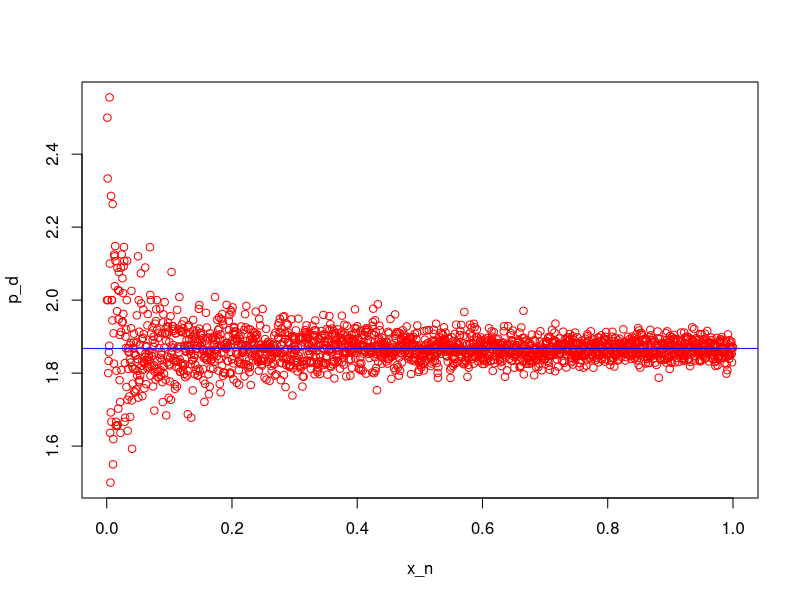
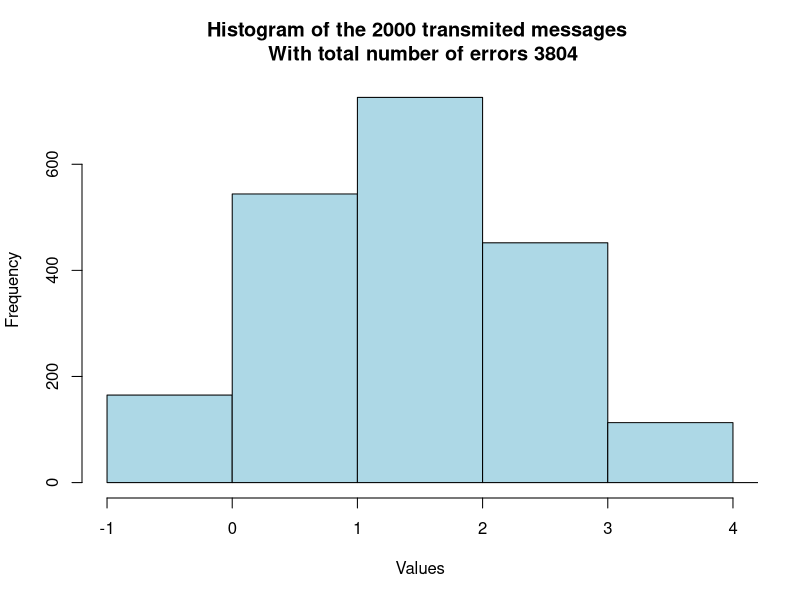
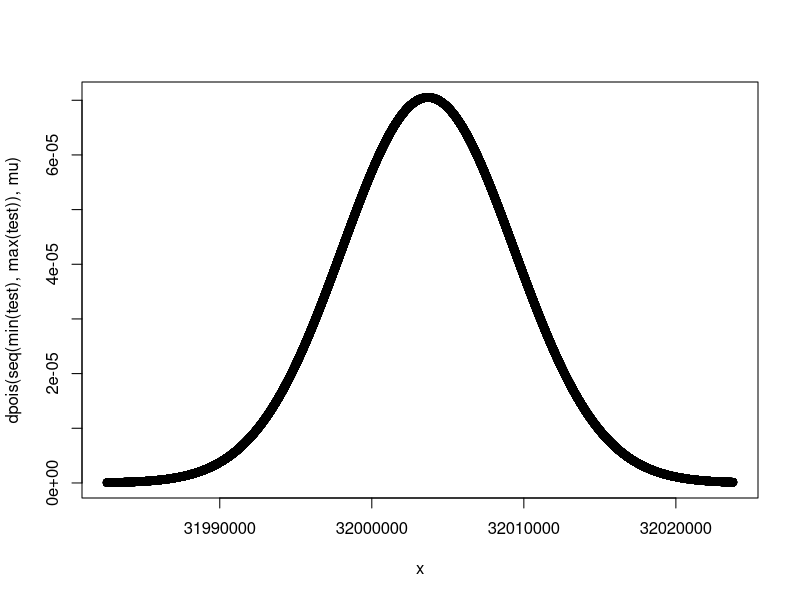
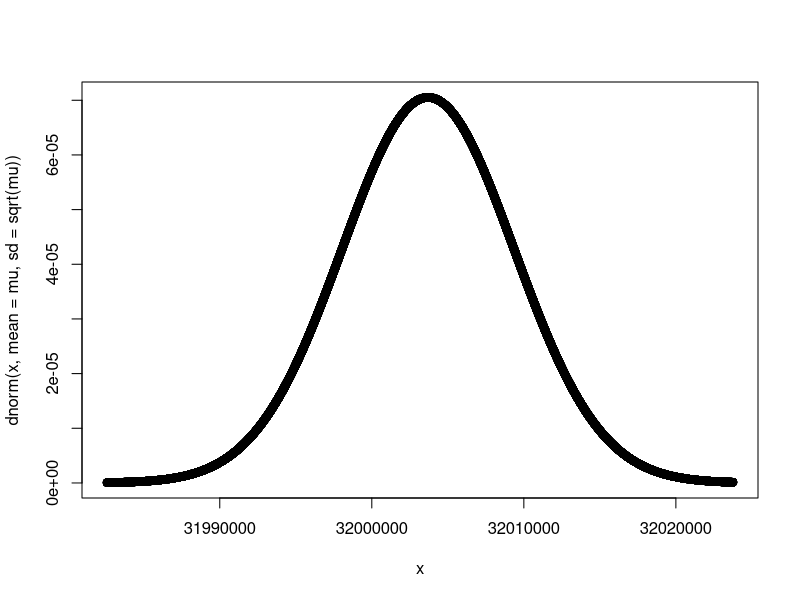
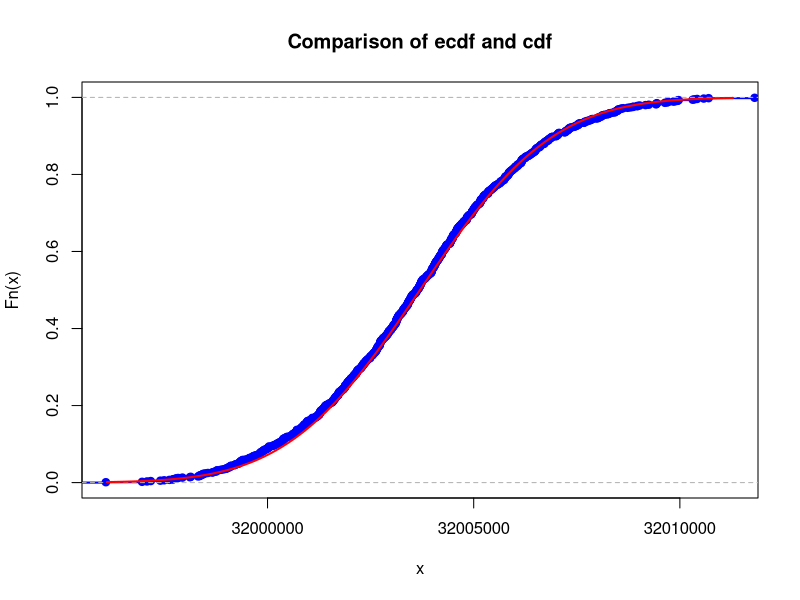
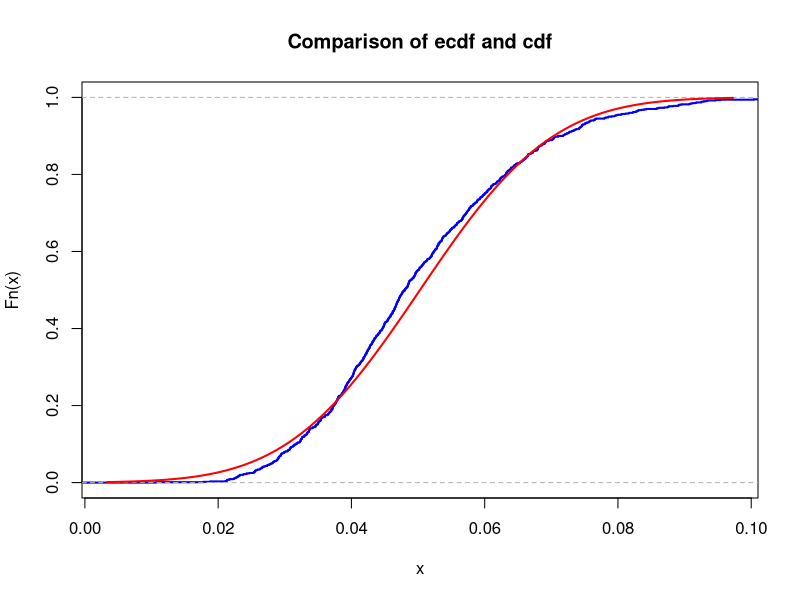

These figures' R source, in order: (Note: a time limit stopped this script after it produced the figures.)
## ---- chunk 1
# your team id number 
                          ###
id <- 10                  ### Change to the correct id!
                          ###
set.seed(id)
p <- id/100
l <- 2000 ## max num of messages tested
# matrices G and H
G <- matrix(c(1, 1, 1, 0, 0, 0, 0,
		1, 0, 0, 1, 1, 0, 0,
		0, 1, 0, 1, 0, 1, 0,
		1, 1, 0, 1, 0, 0, 1), nrow = 4, byrow = TRUE)
H <- t(matrix(c(1, 0, 1, 0, 1, 0, 1,
		0, 1, 1, 0, 0, 1, 1,
		0, 0, 0, 1, 1, 1, 1), nrow = 3, byrow = TRUE))
# cat("The matrix G is: \n") 
#G  
#cat("The matrix H is: \n") 
#H
cat("The product GH must be zero: \n")
(G%*%H) %%2
## ---- chunk 2
# generate N messages

message_generator <- function(N) {
  matrix(sample(c(0,1), 4*N, replace = TRUE), nrow = N)
}  
## ---- chunk 3
# Functon to simulate encoding-transmission-decoding process
# return the vector with number of errors in each message
myfunc <- function(nim){
    messages <- message_generator(nim)
    codewords <- (messages %*% G) %% 2

    for (i in 1:length(codewords[,1])){
        for (bit in 1:length(codewords[i,])){
            v <- sample(c(1, 0), 1, prob = c(p, 1-p), replace = T)
            if (v == 1){
                if (codewords[i,bit] == 1){
                    codewords[i,bit] <- 0
                } else {
                    codewords[i,bit] <- 1
                }
            }
        }
    }
    encoded <- messages
    for (i in 1:length(codewords[,1])){
        z <- (matrix(c(codewords[i,]), nrow = 1, byrow = TRUE)%*%H)%%2
        num <- z[1,1] + 2*z[1,2] + 4*z[1,3]
        if (num != 0){
            if (codewords[i,num] == 1){
                codewords[i,num] <- 0
            } else {
                codewords[i,num] <- 1
            }
        }
        encoded[i,1] <- codewords[i,3]
        encoded[i,2] <- codewords[i,5]
        encoded[i,3] <- codewords[i,6]
        encoded[i,4] <- codewords[i,7]
    }
    k<-0
    k4<-c()
    for(i in 1:length(encoded[,1])){
        bo <- messages[i,]&encoded[i,]
        for (j in 1:4){
            if (bo[j] == TRUE){
                bo[j] <-1
            } else{
                bo[j] <-0
            }
        }
        if (sum(bo)==4){
            k4 <- c(k4, 4)
        }
        if (sum(bo)==3){
            k4 <- c(k4, 3)
        }
        if (sum(bo)==2){
            k4 <- c(k4, 2)
        }
        if (sum(bo)==1){
            k4 <- c(k4, 1)
        }
        if (sum(bo) != 0){
            k <- k+1
        } else{
            k4 <- c(k4, 0)
        }
    }
    return(k4)
}
## ---- chunk 4

p_d <- c()
for(m in 1:l){
    t <- myfunc(m)
    p_d <- c(p_d, sum(t)/m)
}
x_n <- seq(1/l,1,by=1/l)
plot(x_n, p_d, col="red")
y1 <- sum(p_d)/length(p_d)
abline(h=y1, col="blue")
## ---- chunk 5
dev <- sd(p_d)
num <- length(p_d)
eps = dev*1.96/sqrt(num)
cat("Epsilon: ", eps)
n <- (1.96/(2 * 0.03))**2
cat("n should be at minimum: ", n)
## ---- chunk 6
h <- myfunc(l)
hist(h,
     breaks = -1:5,
     main = paste("Histogram of the", round(l), "transmited messages",'\n' , "With total number of errors", sum(h)),
     col = "lightblue",
     xlab = "Values",
     xlim = c(-1,4)
     )
## ---- chunk 7
set.seed(10)
lambda <- log(2) / 949233600; #30.1 years converted to seconds
mass <- id * 10 ** -6;
N <- mass / 136.9 * 6 * 10**23;  # number of molecules. Molecular mass of Cs-137 is 136.9
mu <- N * lambda   #poisson rv parameter mu is N*lambda
K <- 1e3
n <- 5
sample_means <- colMeans(matrix(rpois(n * K, lambda = mu), nrow = n))

test <- rpois(10000, mu)
x <- seq(min(test), max(test))

plot(x, dpois(seq(min(test), max(test)), mu))


plot(x, dnorm(x, mean = mu, sd = sqrt(mu)))
## ---- chunk 8
#According to CLT, for large n poisson rv P(mu) ~ Normal (mu, mu)
# here sample means is a mean of n poisson experiments.
# Since poisson rv ~ normal, P(mu)/n ~ (mu, mu/n)

mu <- mu
sigma <- sqrt(mu) / sqrt(n) #since sigma is standard deviation, sd = sqrt(var)
## ---- chunk 9
set.seed(10)
x <- sample_means

stand_norm <- pnorm(x, mean = mu, sd = sigma)

xlims <- c(mu - 3 * sigma, mu + 3 * sigma)
Fs <- ecdf(sample_means)
plot(Fs,
     xlim = xlims,
     ylim = c(0, 1),
     col = "blue",
     lwd = 2,
     main = "Comparison of ecdf and cdf")
curve(pnorm(x, mean = mu, sd = sigma), col = "red", lwd = 2, add = TRUE)

# now find max distance between empirical cdf and cdf of the normal distribution - difference
diff <- max(abs(Fs(x) - pnorm(x, mean = mu, sd = sigma)))
diff


# for n = 5 diff = 0.019, n = 10 : diff = 0.02, n = 50: diff = 0.037, n = 500: diff = 0.016
# overall, empirical cdf of the experiment if very close to the cdf of the normal distribution to which poisson converges to
## ---- chunk 10

# Iteratively looking for max n for which correlation of sums < 8e8 to all sums is more than 0.95
set.seed(10)
for (i in 1:100) {
  n <- i
  sample_sums <- colSums(matrix(rpois(n * K, lambda = mu), nrow=n)); length(sample_sums)

  corr <- length(sample_sums[sample_sums < 8e8]) / length(sample_sums)
  if (corr < 0.95){
    n <- i - 1
    break
  }

}

#check the found n by Markov inequality, Chebyshev inequality and CLT

mean(rpois(n, mu)) / 8e8  # Markov's inequality

#Chernoff bound... It gives upper bound of 0.92. Still true though.

t <- 1e-10
mean(exp(t * rpois(n, mu))) / exp(t * 8e8)

#CLT

sample_sums = colSums(matrix(rpois(n * K, lambda = mu), nrow=n))

test_clt <- (8e8 + n* mean(sample_sums)) / ((sample_sums) * sqrt(n))

pnorm(test_clt, mean = mean(sample_sums), sd = sd(sample_sums))[1]


## ---- chunk 11
set.seed(10)
nu1 <- 20 # team id 10 + 10
K <- 1e3
n <- 10
sample_means <- colMeans(matrix(rexp(n * K, rate = nu1), nrow = n))
## ---- chunk 12
# sample means is an array of M - rv of sum of rvs / n. According to CLT it converges to normal distribution with parameters
#mean and var of this M
mu <- mean(sample_means)      
sigma <- sd(sample_means)   
## ---- chunk 13
set.seed(10)
x <- sample_means

xlims <- c(mu - 3 * sigma, mu + 3 * sigma)
Fs <- ecdf(sample_means)
plot(Fs,
     xlim = xlims,
     col = "blue",
     lwd = 2,
     main = "Comparison of ecdf and cdf")
curve(pnorm(x, mean = mu, sd = sigma), col = "red", lwd = 2, add = TRUE)


#now find max distance between empirical cdf and cdf of the normal distribution - difference
diff <- max(abs(Fs(x) - pnorm(x, mean = mu, sd = sigma)))
diff

# for n = 5 diff = 0.08, n = 10 : diff = 0.064, n = 50: diff = 0.029, n = 500: diff = 0.022
#overall, empirical cdf of the experiment if very close to the cdf of the normal distribution to which sample_means converges
## ---- chunk 14
# NOT WORKING!

# Iteratively looking for max n for which correlation of sums < 60 to all sums is more than 0.95
set.seed(10)
for (i in 1:10000) {
  n <- i
  sample_sums <- colSums(matrix(rexp(n*K, rate = nu1), nrow = n)); length(sample_sums)
  mean(sample_sums)
  max(sample_sums)
  corr <- length(sample_sums[sample_sums < 60]) / length(sample_sums)
  if (corr < 0.95){
    print(c(corr, i))
    n <- i - 1
    break
  }
}
n

## ---- chunk 15
#check the found n by Markov inequality, Chebyshev inequality and CLT
set.seed(10)
#Markov inequality
mean(pexp(n, nu1)) / 60

#Chebyshev inequality

var(rexp(n, nu1)) / (60 - mean(rexp(n, nu1))) ** 2

#CLT

sample_sums = colSums(matrix(rexp(n*K, rate = nu1), nrow=n))

test_clt <- (60 + n* mean(sample_sums)) / ((sample_sums) * sqrt(n))

pnorm(test_clt, mean = mean(sample_sums), sd = sd(sample_sums))[1]

## ---- chunk 16

# Check the correlation of sums < 60 to all the sums for a found n
set.seed(10)
n
sample_sums = colSums(matrix(rexp(1143*K, rate = nu1), nrow=1143))
corr <- length(sample_sums[sample_sums < 60]) / length(sample_sums)
corr

## ---- chunk 17
# NOT WORKING!

# Iteratively looking for max n for which correlation of sums < 60 to all sums is more than 0.95
set.seed(10)
for (i in 1:10000) {
  n <- i
  sample_sums <- colSums(matrix(rexp(n*K, rate = nu1), nrow=n)); length(sample_sums)
  mean(sample_sums)
  max(sample_sums)
  corr <- length(sample_sums[sample_sums < 60]) / length(sample_sums)
  if (corr < 0.95){
    print(c(corr, i))
    n <- i - 1
    break
  }
}
n

## ---- chunk 18
#check the found n by Markov inequality, Chebyshev inequality and CLT
set.seed(10)
#Markov inequality
mean(pexp(n, nu1)) / 60

#Chebyshev inequality

var(rexp(n, nu1)) / (60 - mean(rexp(n, nu1))) ** 2

#CLT

sample_sums <- colSums(matrix(rexp(n*K, rate = nu1), nrow=n))

test_clt <- (60 + n* mean(sample_sums)) / ((sample_sums) * sqrt(n))

pnorm(test_clt, mean = mean(sample_sums), sd = sd(sample_sums))[1]

## ---- chunk 19

# Check the correlation of sums < 60 to all the sums for a found n
set.seed(10)
n
sample_sums <- colSums(matrix(rexp(1143*K, rate = nu1), nrow=1143))
corr <- length(sample_sums[sample_sums < 60]) / length(sample_sums)
